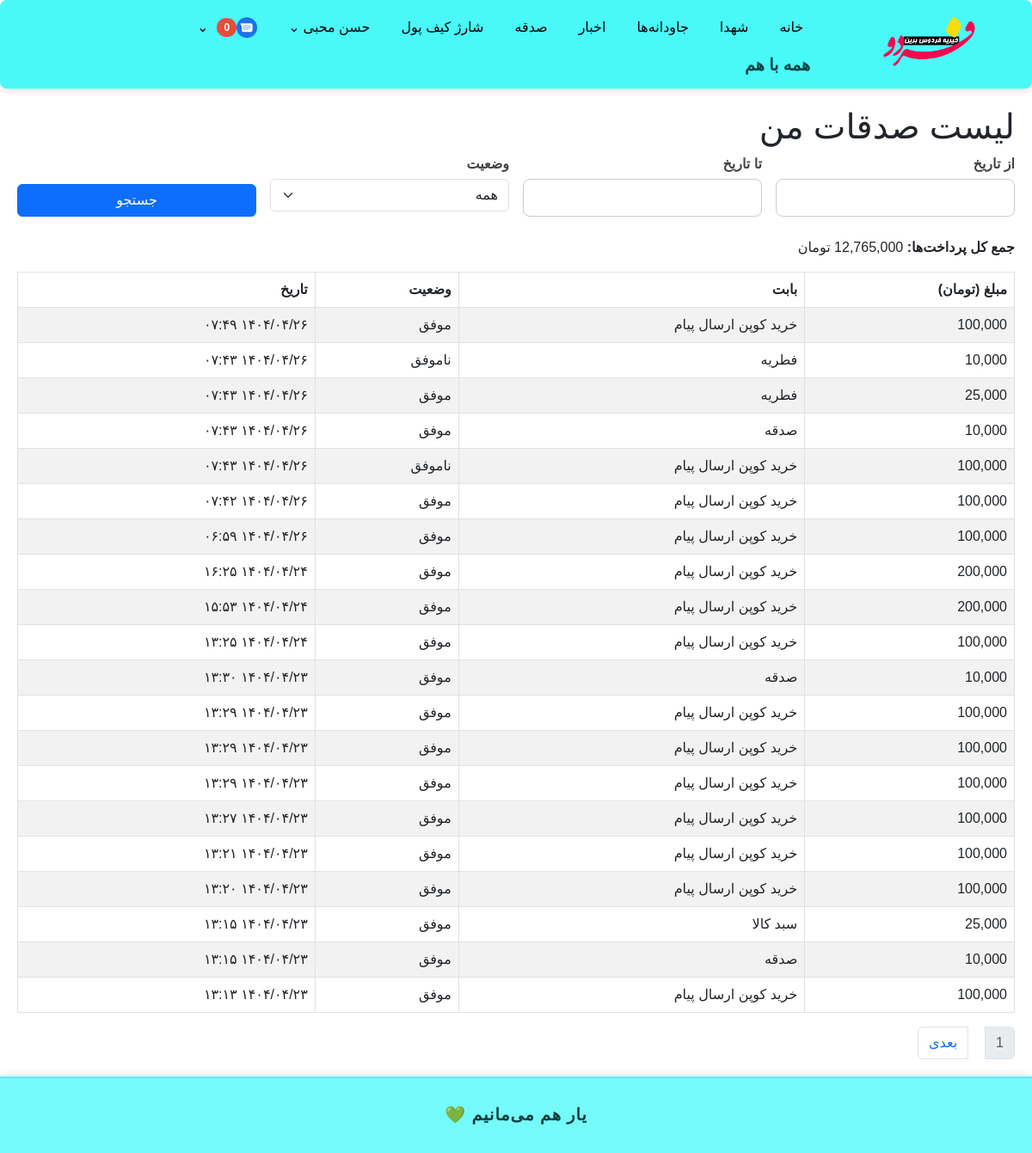
The app's page /donate/my-donations/ (signed in) with its own data.
### accounts/models.py (models this page shows, shortened)
class User(AbstractBaseUser, PermissionsMixin):
    GENDER_CHOICES = (
        ('M', 'مرد'),
        ('F', 'زن'),
    )
    phone = models.CharField(max_length=11, unique=True)
    first_name = models.CharField(max_length=100, blank=True)
    last_name = models.CharField(max_length=100, blank=True)
    national_code = models.CharField(max_length=10, blank=True)
    image = models.ImageField(upload_to='profiles/', blank=True, null=True)
    gender = models.CharField(max_length=1, choices=GENDER_CHOICES, blank=True, null=True)
    is_active = models.BooleanField(default=True)
    is_staff = models.BooleanField(default=False)
    is_profile_completed = models.BooleanField(default=False)
    allowed_categories = models.ManyToManyField(
        'news.Category',
        related_name='allowed_users',
        blank=True,
        verbose_name='دسته‌بندی‌های مجاز برای ارسال خبر'
    )
    groups = models.ManyToManyField(
        'auth.Group',
        related_name='accounts_user_set',
        blank=True
    )
    user_permissions = models.ManyToManyField(
        'auth.Permission',
        related_name='accounts_user_permissions_set',
        blank=True
    )
    objects = UserManager()
    USERNAME_FIELD = 'phone'
    def get_full_name(self):
        return f"{self.first_name} {self.last_name}".strip()

### donation/models.py (models this page shows, shortened)
class Donation(models.Model):
    amount = models.PositiveIntegerField(verbose_name="مبلغ (تومان)")
    cause = models.ForeignKey(
        'donation.DonationCause',
        on_delete=models.SET_NULL,
        null=True,
        blank=True,
        verbose_name="بابت",
        related_name="donations"
    )
    status = models.CharField(
        max_length=10,
        choices=[
            ('SUCCESS', 'موفق'),
            ('FAILED', 'ناموفق'),
            ('PENDING', 'در انتظار'),
        ],
        default='PENDING',
        verbose_name="وضعیت پرداخت"
    )
    ref_id = models.CharField(max_length=100, null=True, blank=True, verbose_name="کد رهگیری بانک")
    tracking_code = models.CharField(max_length=100, null=True, blank=True, verbose_name="کد داخلی/رسید")
    gateway_response = models.TextField(null=True, blank=True, verbose_name="پاسخ بانک")
    created_at = models.DateTimeField(auto_now_add=True, verbose_name="تاریخ پرداخت")
    wallet_transaction = models.OneToOneField(
        'wallet.WalletTransaction',
        on_delete=models.SET_NULL,
        null=True,
        blank=True,
        related_name='donation_record'
    )
    eternal = models.ForeignKey(
        'eternals.Eternals',
        on_delete=models.SET_NULL,
        null=True,
        blank=True,
        verbose_name="جاودانه مرتبط",
        related_name="donations"
    )
    martyr = models.ForeignKey(
        'martyrs.Martyr',
        on_delete=models.SET_NULL,
        null=True,
        blank=True,
        verbose_name="شهید مرتبط",
        related_name="donations"
    )
    user = models.ForeignKey(
        User,
        on_delete=models.SET_NULL,
        null=True,
        blank=True,
        verbose_name="کاربر پرداخت‌کننده",
        related_name="donations"
    )
    PAY_METHOD_CHOICES = [
        ('wallet', 'Wallet'),
        ('gateway', 'Gateway'),
    ]
    pay_method = models.CharField(
        max_length=20,
        choices=PAY_METHOD_CHOICES,
        null=True,
        blank=True,
        verbose_name="روش پرداخت"
    )
    extra_data = models.JSONField(null=True, blank=True, verbose_name="داده‌های اضافی")
    redirect_url = models.CharField(max_length=500, null=True, blank=True)
    class Meta:
        verbose_name = "صدقه"
        verbose_name_plural = "صدقات"
        ordering = ['-created_at']

class DonationCause(models.Model):
    code = models.CharField(
        max_length=50,
        unique=True,
        blank=True,
        verbose_name="کد (انگلیسی یا لاتین)"
    )
    title = models.CharField(
        max_length=100,
        verbose_name="عنوان (فارسی)"
    )
    is_active = models.BooleanField(
        default=True,
        verbose_name="فعال است؟"
    )
    is_system = models.BooleanField(
        default=False,
        verbose_name="سیستمی (برای استفاده داخلی سایت)"
    )
    class Meta:
        verbose_name = "علت صدقه"
        verbose_name_plural = "علل صدقه"

### donation/views.py (the view, shortened to what this page needs)
# urls.py: path('my-donations/', UserDonationListView.as_view(), name='user_donation_list'),
class UserDonationListView(LoginRequiredMixin, ListView):
    model = Donation
    template_name = 'donation/user_donation_list.html'
    context_object_name = 'donations'
    paginate_by = 20
    def get_queryset(self):
        user = self.request.user
        qs = Donation.objects.filter(user=user)
        start_date_str = self.request.GET.get('start_date')
        end_date_str = self.request.GET.get('end_date')
        start_datetime = None
        end_datetime = None
        if start_datetime and end_datetime:
            qs = qs.filter(created_at__range=(start_datetime, end_datetime))
        elif start_datetime:
            qs = qs.filter(created_at__gte=start_datetime)
        elif end_datetime:
            qs = qs.filter(created_at__lte=end_datetime)
        status = self.request.GET.get('status')
        if status in ['SUCCESS', 'FAILED', 'PENDING']:
            qs = qs.filter(status=status)
        return qs.order_by('-created_at')
    def get_context_data(self, **kwargs):
        context = super().get_context_data(**kwargs)
        qs = self.get_queryset()
        total = qs.aggregate(total_amount=Sum('amount'))['total_amount'] or 0
        context['total_amount'] = total
        return context

### notification/templatetags/notification_tags.py (called while the page is built)
@register.simple_tag(takes_context=True)
def is_notification_manager(context):
    request = context.get("request")
    user = getattr(request, "user", None)
    if user and user.is_authenticated:
        return NotificationGroup.objects.filter(managers=user).exists()
    return False

### templates/donation/user_donation_list.html (shortened to what this page needs)
{% extends "base.html" %}
{% load humanize %}
{% block content %}
<h1>لیست صدقات من</h1>
<form method="get" class="row g-3 mb-4">
    <div class="col-md-3">
        <label for="start_date" class="form-label">از تاریخ</label>
        <input type="text" name="start_date" id="start_date" class="form-control"
               autocomplete="off" value="{{ request.GET.start_date }}">
    </div>
    <div class="col-md-3">
        <label for="end_date" class="form-label">تا تاریخ</label>
        <input type="text" name="end_date" id="end_date" class="form-control"
               autocomplete="off" value="{{ request.GET.end_date }}">
    </div>
    <div class="col-md-3">
        <label for="status" class="form-label">وضعیت</label>
        <select name="status" id="status" class="form-select">
            <option value="">همه</option>
        </select>
    </div>
    <div class="col-md-3 d-flex align-items-end">
        <button type="submit" class="btn btn-primary w-100">جستجو</button>
    </div>
</form>
<p><strong>جمع کل پرداخت‌ها:</strong> {{ total_amount|intcomma }} تومان</p>
<table class="table table-bordered table-striped">
    <thead>
        <tr>
            <th>مبلغ (تومان)</th>
            <th>بابت</th>
            <th>وضعیت</th>
            <th>تاریخ</th>
        </tr>
    </thead>
    <tbody>
        {% for donation in donations %}
            <tr>
                <td>{{ donation.amount|intcomma }}</td>
                <td>
                    {% if donation.cause %}
                        {{ donation.cause.title }}
                    {% else %}
                        -
                    {% endif %}
                </td>
                <td>{{ donation.get_status_display }}</td>
                <td class="persian-date" data-gregorian="{{ donation.created_at|date:'Y-m-d H:i:s' }}"></td>
            </tr>
        {% empty %}
            <tr>
                <td colspan="4" class="text-center">موردی یافت نشد.</td>
            </tr>
        {% endfor %}
    </tbody>
</table>
{% if is_paginated %}
    <nav aria-label="Page navigation">
        <ul class="pagination">
            <li class="page-item disabled"><span class="page-link">{{ page_obj.number }}</span></li>
            {% if page_obj.has_next %}
                <li class="page-item">
                    <a class="page-link" href="?page={{ page_obj.next_page_number }}">بعدی</a>
                </li>
            {% endif %}
        </ul>
    </nav>
{% endif %}
{% endblock %}

### templates/base.html (shortened to what this page needs)
<!DOCTYPE html>
{% load static %}
{% load notification_tags %}
<html lang="fa">
<head>
    <link rel="stylesheet" href="{% static 'css/persian-datepicker.min.css' %}">
    <link href="https://cdn.jsdelivr.net/npm/bootstrap@5.3.0/dist/css/bootstrap.rtl.min.css" rel="stylesheet">
    <link href="https://cdn.jsdelivr.net/npm/bootstrap-icons@1.10.5/font/bootstrap-icons.css" rel="stylesheet">
    <link rel="stylesheet" href="https://cdn.jsdelivr.net/npm/persian-datepicker@1.2.0/dist/css/persian-datepicker.min.css">
</head>
<body>
    <header>
    <nav style="
        background-color: rgba(43, 247, 247, 0.85);
        display: flex;
        justify-content: space-between;
        align-items: stretch;
        padding: 12px 20px;
        box-shadow: 0 2px 8px rgba(0,0,0,0.15);
        border-radius: 8px;
        backdrop-filter: saturate(180%) blur(10px);
        -webkit-backdrop-filter: saturate(180%) blur(10px);
    ">
        <div style="
            flex: 0 0 auto;
            text-align: center;
            margin-left: 1cm;
            display: flex;
            flex-direction: column;
            justify-content: center;
            width: 200px;
            height: 70px;
        ">
            <a href="/" style="display: inline-block; width: 200px; height: 70px;">
                <img
                    src="{% static 'images/logo.png' %}"
                    alt="Logo"
                    width="200"
                    height="70"
                    style="display: block; width: 100%; height: 100%; object-fit: contain;"
                >
            </a>
        </div>
        <div style="flex: 1; display: flex; flex-direction: column; justify-content: center;">
            <ul style="
                display: flex;
                flex-wrap: wrap;
                justify-content: flex-start;
                gap: 20px;
                list-style: none;
                margin: 0;
                padding: 0;
            ">
                <li><a href="/">خانه</a></li>
                <li><a href="/martyrs/list/">شهدا</a></li>
                <li><a href="{% url 'eternals:list' %}">جاودانه‌ها</a></li>
                <li><a href="{% url 'news:news_list' %}">اخبار</a></li>
                <li><a href="{% url 'donation:donate' %}">صدقه</a></li>
                {% if user.is_authenticated %}
                    <li><a href="{% url 'wallet:charge_wallet' %}">شارژ کیف پول</a></li>
                {% else %}
                    <li><a href="{% url 'accounts:login' %}?next={% url 'wallet:charge_wallet' %}">شارژ کیف پول</a></li>
                    <li><a href="{% url 'accounts:login' %}?next={% url 'accounts:dashboard' %}">پروفایل</a></li>
                {% endif %}
                {% if user.is_authenticated %}
                    <li class="position-relative">
                        <a href="#" class="d-inline-flex align-items-center">
                            {% if user.gender == 'male' %}
                                آقای {{ user.last_name }}
                            {% elif user.gender == 'female' %}
                                خانم {{ user.last_name }}
                            {% else %}
                                {{ user.get_full_name|default:user.phone }}
                            {% endif %}
                            <span class="ms-1">⌄</span>
                        </a>
                    </li>
                    <li class="position-relative">
                        <a href="{% url 'notification:unread_notifications_list' %}" class="d-inline-flex align-items-center">
                            <img src="{% static 'images/message-icon.png' %}" alt="پیام‌ها" style="height: 24px;">
                            <span id="unread-notifications-count"
                                style="background-color: #e74c3c; color: white; border-radius: 12px; padding: 2px 8px;
                                        font-size: 12px; font-weight: 700; margin-left: 6px; min-width: 22px;
                                        text-align: center; display: inline-block;">
                                0
                            </span>
                            <span class="ms-1">⌄</span>
                        </a>
                            {% is_notification_manager as is_manager %}
                    </li>
                {% else %}
                    <li><a href="{% url 'accounts:login' %}">ورود</a></li>
                {% endif %}
            </ul>
            <div style="margin-top: 10px; font-weight: bold; font-size: 1.2em; color: #004141;">
                همه با هم
            </div>
        </div>
    </nav>
</header>
<main>
    {% block content %}{% endblock %}
</main>
<footer style="
    background-color: #2bf7f7a6;
    text-align: center;
    padding: 1.5em;
    font-family: 'Vazirmatn', sans-serif;
    font-size: 1.2em;
    font-weight: bold;
    color: #003c3c;
    box-shadow: 0 -2px 10px rgba(0, 0, 0, 0.1);
    border-top: 2px solid #2bf7f7a6;
    letter-spacing: 1px;
">
    یار هم می‌مانیم 💚
</footer>
</body>
</html>

### templates/base.html (style rules this page uses)
html, body { direction: rtl; font-family: sans-serif; margin: 0; padding: 0; background-color: #ffffff; overflow: visible !important; position: static !important; z-index: auto !important; }
main { padding: 20px; }
form .form-label { font-weight: 600; margin-bottom: 5px; color: #444; }
form input[type="text"], form input[type="file"], form textarea, form select { padding: 10px; border-radius: 8px; border: 1px solid #ccc; font-size: 15px; box-sizing: border-box; }
header { background-color: #ffffff; padding: 0; }
nav ul { list-style: none; display: flex; justify-content: flex-start; gap: 20px; padding: 0; margin: 0; }
nav ul li { position: relative; z-index: 9999; }
nav ul li a { color: #000; text-decoration: none; padding: 8px; display: block; }
.card, .container, .row { overflow: visible !important; position: static !important; z-index: auto !important; }
footer { background-color: #333; color: white; padding: 10px 20px; }

### records on screen
User: get_full_name "حسن محبی"
Donation: amount "100,000", cause "خرید کوپن ارسال پیام", status "موفق"
Donation: amount "10,000", cause "فطریه", status "ناموفق"
Donation: amount "25,000", cause "فطریه", status "موفق"
Donation: amount "10,000", cause "صدقه", status "موفق"
Donation: amount "100,000", cause "خرید کوپن ارسال پیام", status "ناموفق"
Donation: amount "100,000", cause "خرید کوپن ارسال پیام", status "موفق"
Donation: amount "100,000", cause "خرید کوپن ارسال پیام", status "موفق"
Donation: amount "200,000", cause "خرید کوپن ارسال پیام", status "موفق"
Donation: amount "200,000", cause "خرید کوپن ارسال پیام", status "موفق"
Donation: amount "100,000", cause "خرید کوپن ارسال پیام", status "موفق"
Donation: amount "10,000", cause "صدقه", status "موفق"
Donation: amount "100,000", cause "خرید کوپن ارسال پیام", status "موفق"
Donation: amount "100,000", cause "خرید کوپن ارسال پیام", status "موفق"
Donation: amount "100,000", cause "خرید کوپن ارسال پیام", status "موفق"
Donation: amount "100,000", cause "خرید کوپن ارسال پیام", status "موفق"
Donation: amount "100,000", cause "خرید کوپن ارسال پیام", status "موفق"
Donation: amount "100,000", cause "خرید کوپن ارسال پیام", status "موفق"
Donation: amount "25,000", cause "سبد کالا", status "موفق"
Donation: amount "10,000", cause "صدقه", status "موفق"
Donation: amount "100,000", cause "خرید کوپن ارسال پیام", status "موفق"

### other values on screen
{{ total_amount|intcomma }} "12,765,000"
{{ page_obj.number }} "1"
